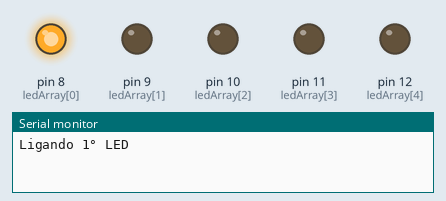
This program was run on a simulated Arduino Uno, built with avr-gcc and run on an emulated ATmega328P. Shown: output pins drawn as LEDs (lit = HIGH), the last lines printed to the serial monitor.

Above: at 0.2 s.
At 1.2 s:
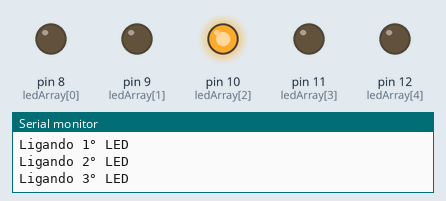
At 1.7 s:
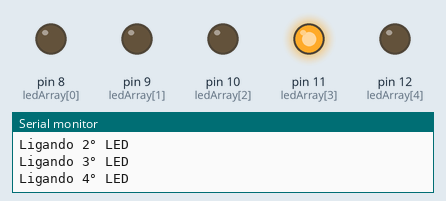
At 3.2 s:
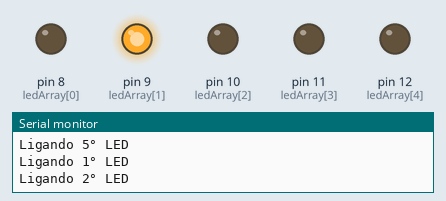
At 4.7 s:
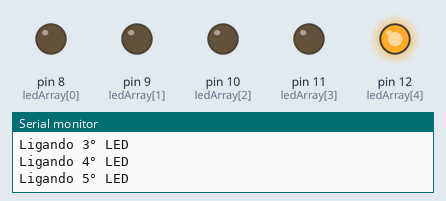
Timing chart, 0 to 5.8 s (numbered marks = the images above):
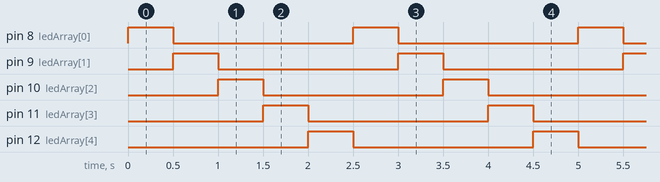

Measured:
- by itself, pin 8 (ledArray[0]), pin 9 (ledArray[1]), pin 10 (ledArray[2]), pin 11 (ledArray[3]), pin 12 (ledArray[4]): alternates HIGH for 0.50 s and LOW for 2.0 s
- by itself, everything shown: repeats every 2.5 s, in 6 steps

The program:

main.cpp
```cpp
#include <Arduino.h>

int ledArray [] = {8, 9, 10, 11, 12};
int count = 0;
int timer = 500;
int ledOrdem []= {1, 2, 3, 4, 5};

void setup() {
Serial.begin(9600);
  for (count = 0; count < 5; count++){
    pinMode (ledArray[count], OUTPUT);
  }
}

void loop() {
  for(count = 0; count < 5; count++){
    digitalWrite(ledArray[count], HIGH);
    Serial.print("Ligando ");
    Serial.print(ledOrdem[count]);
    Serial.println("° LED");
    delay(timer);
    digitalWrite(ledArray[count], LOW);
  }
}
```
